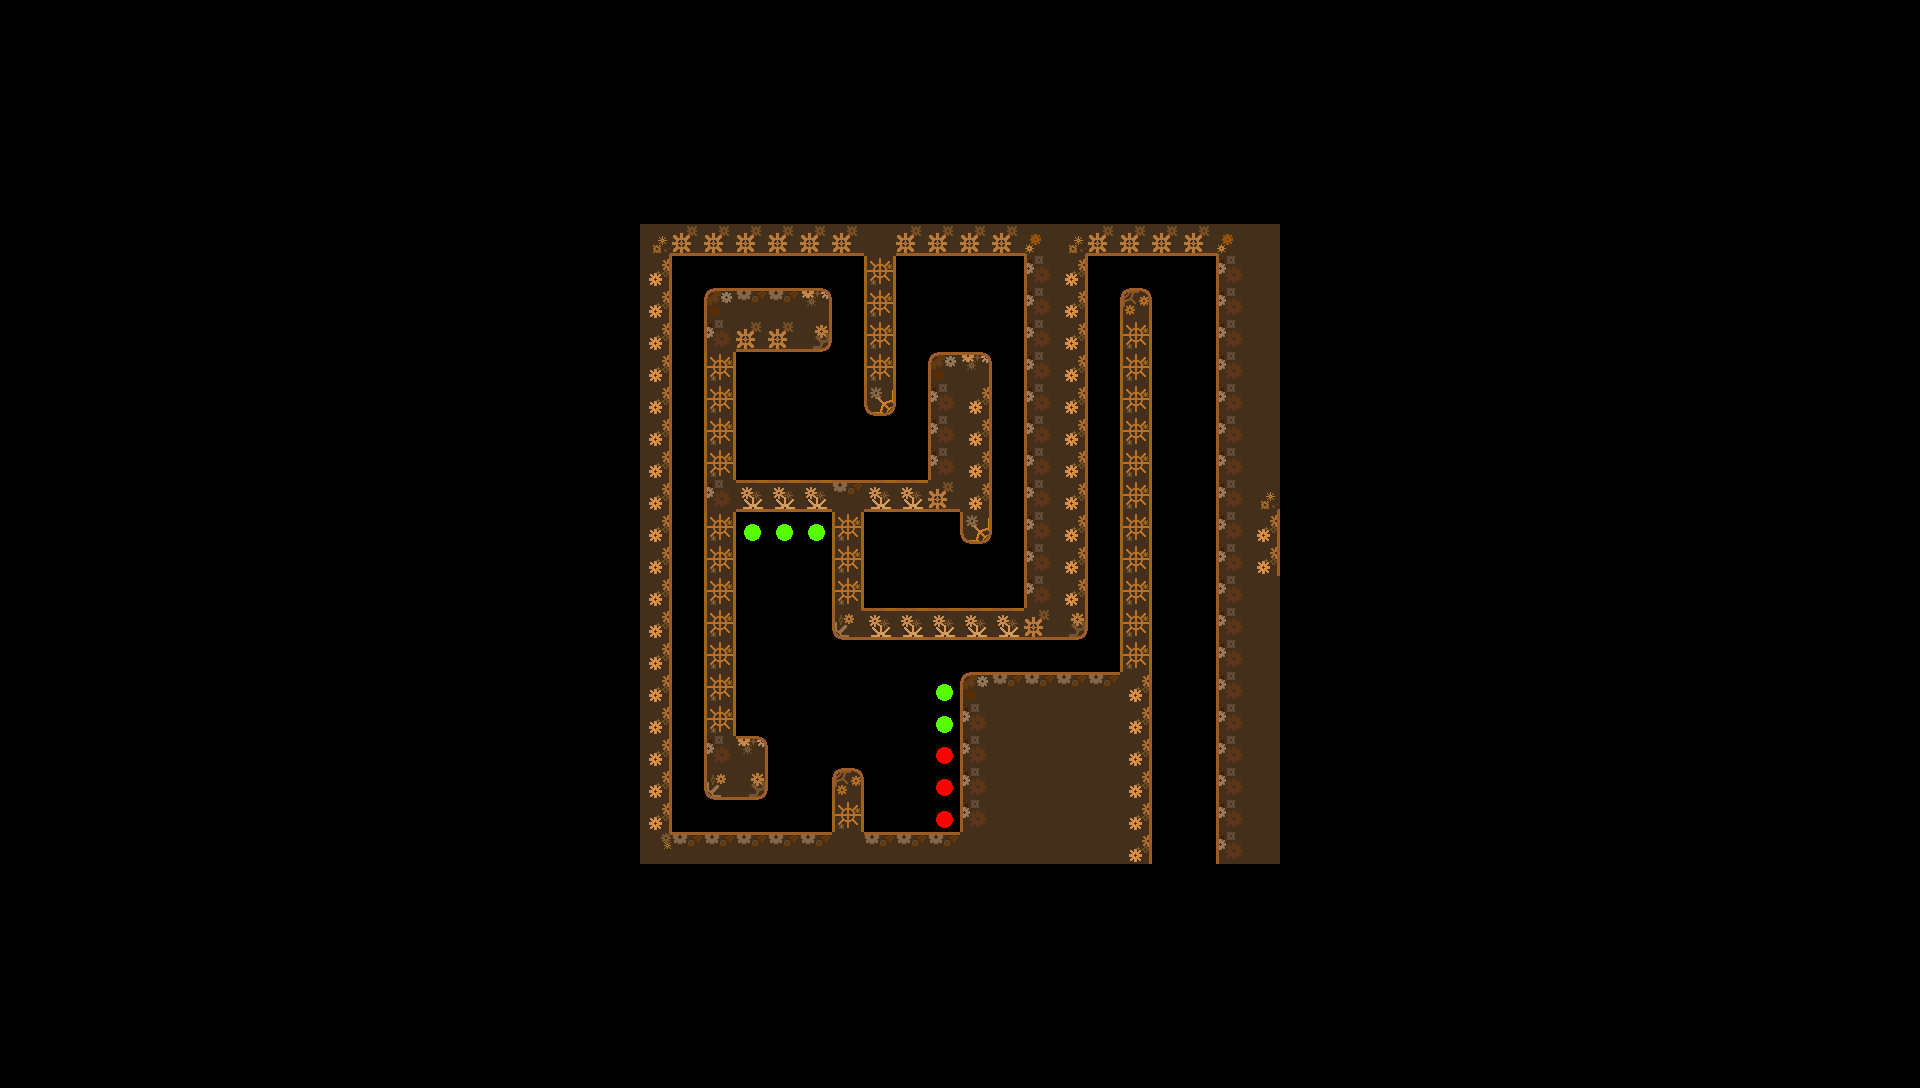

A level layout from a 2D game, rendered from its tile map. Below: a short description, then the map file with its tile-grid data intact:
An orthogonal 60x34 tile map with 32x32 px tiles, 1 tile layer (Tile Layer 1).

<map version="1.10" tiledversion="1.10.2" orientation="orthogonal" renderorder="right-down" width="60" height="34" tilewidth="32" tileheight="32" infinite="0" nextlayerid="2" nextobjectid="1">
 <tileset firstgid="1" name="edited tileset" tilewidth="32" tileheight="32" tilecount="27" columns="9">
  <image source="Assets/tile set.png" width="288" height="96" />
 </tileset>
 <layer id="1" name="Tile Layer 1" width="60" height="34">
  <data encoding="csv">
0,0,0,0,0,0,0,0,0,0,0,0,0,0,0,0,0,0,0,0,0,0,0,0,0,0,0,0,0,0,0,0,0,0,0,0,0,0,0,0,0,0,0,0,0,0,0,0,0,0,0,0,0,0,0,0,0,0,0,0,
0,0,0,0,0,0,0,0,0,0,0,0,0,0,0,0,0,0,0,0,0,0,0,0,0,0,0,0,0,0,0,0,0,0,0,0,0,0,0,0,0,0,0,0,0,0,0,0,0,0,0,0,0,0,0,0,0,0,0,0,
0,0,0,0,0,0,0,0,0,0,0,0,0,0,0,0,0,0,0,0,0,0,0,0,0,0,0,0,0,0,0,0,0,0,0,0,0,0,0,0,0,0,0,0,0,0,0,0,0,0,0,0,0,0,0,0,0,0,0,0,
0,0,0,0,0,0,0,0,0,0,0,0,0,0,0,0,0,0,0,0,0,0,0,0,0,0,0,0,0,0,0,0,0,0,0,0,0,0,0,0,0,0,0,0,0,0,0,0,0,0,0,0,0,0,0,0,0,0,0,0,
0,0,0,0,0,0,0,0,0,0,0,0,0,0,0,0,0,0,0,0,0,0,0,0,0,0,0,0,0,0,0,0,0,0,0,0,0,0,0,0,0,0,0,0,0,0,0,0,0,0,0,0,0,0,0,0,0,0,0,0,
0,0,0,0,0,0,0,0,0,0,0,0,0,0,0,0,0,0,0,0,0,0,0,0,0,0,0,0,0,0,0,0,0,0,0,0,0,0,0,0,0,0,0,0,0,0,0,0,0,0,0,0,0,0,0,0,0,0,0,0,
0,0,0,0,0,0,0,0,0,0,0,0,0,0,0,0,0,0,0,0,0,0,0,0,0,0,0,0,0,0,0,0,0,0,0,0,0,0,0,0,0,0,0,0,0,0,0,0,0,0,0,0,0,0,0,0,0,0,0,0,
0,0,0,0,0,0,0,0,0,0,0,0,0,0,0,0,0,0,0,0,16,20,20,20,20,20,20,11,20,20,20,20,17,16,20,20,20,20,17,11,0,0,0,0,0,0,0,0,0,0,0,0,0,0,0,0,0,0,0,0,
0,0,0,0,0,0,0,0,0,0,0,0,0,0,0,0,0,0,0,0,12,0,0,0,0,0,0,8,0,0,0,0,10,12,0,0,0,0,10,11,0,0,0,0,0,0,0,0,0,0,0,0,0,0,0,0,0,0,0,0,
0,0,0,0,0,0,0,0,0,0,0,0,0,0,0,0,0,0,0,0,12,0,1,2,2,3,0,8,0,0,0,0,10,12,0,15,0,0,10,11,0,0,0,0,0,0,0,0,0,0,0,0,0,0,0,0,0,0,0,0,
0,0,0,0,0,0,0,0,0,0,0,0,0,0,0,0,0,0,0,0,12,0,10,20,20,21,0,8,0,0,0,0,10,12,0,8,0,0,10,11,0,0,0,0,0,0,0,0,0,0,0,0,0,0,0,0,0,0,0,0,
0,0,0,0,0,0,0,0,0,0,0,0,0,0,0,0,0,0,0,0,12,0,8,0,0,0,0,8,0,1,3,0,10,12,0,8,0,0,10,11,0,0,0,0,0,0,0,0,0,0,0,0,0,0,0,0,0,0,0,0,
0,0,0,0,0,0,0,0,0,0,0,0,0,0,0,0,0,0,0,0,12,0,8,0,0,0,0,24,0,10,12,0,10,12,0,8,0,0,10,11,0,0,0,0,0,0,0,0,0,0,0,0,0,0,0,0,0,0,0,0,
0,0,0,0,0,0,0,0,0,0,0,0,0,0,0,0,0,0,0,0,12,0,8,0,0,0,0,0,0,10,12,0,10,12,0,8,0,0,10,11,0,0,0,0,0,0,0,0,0,0,0,0,0,0,0,0,0,0,0,0,
0,0,0,0,0,0,0,0,0,0,0,0,0,0,0,0,0,0,0,0,12,0,8,0,0,0,0,0,0,10,12,0,10,12,0,8,0,0,10,11,0,0,0,0,0,0,0,0,0,0,0,0,0,0,0,0,0,0,0,0,
0,0,0,0,0,0,0,0,0,0,0,0,0,0,0,0,0,0,0,0,12,0,10,7,7,7,2,7,7,20,12,0,10,12,0,8,0,0,10,16,0,0,0,0,0,0,0,0,0,0,0,0,0,0,0,0,0,0,0,0,
0,0,0,0,0,0,0,0,0,0,0,0,0,0,0,0,0,0,0,0,12,0,8,9,9,9,8,0,0,0,24,0,10,12,0,8,0,0,10,12,0,0,0,0,0,0,0,0,0,0,0,0,0,0,0,0,0,0,0,0,
0,0,0,0,0,0,0,0,0,0,0,0,0,0,0,0,0,0,0,0,12,0,8,0,0,0,8,0,0,0,0,0,10,12,0,8,0,0,10,12,0,0,0,0,0,0,0,0,0,0,0,0,0,0,0,0,0,0,0,0,
0,0,0,0,0,0,0,0,0,0,0,0,0,0,0,0,0,0,0,0,12,0,8,0,0,0,8,27,0,0,0,0,10,12,0,8,0,0,10,11,0,0,0,0,0,0,0,0,0,0,0,0,0,0,0,0,0,0,0,0,
0,0,0,0,0,0,0,0,0,0,0,0,0,0,0,0,0,0,0,0,12,0,8,0,0,0,22,7,7,7,7,7,20,21,0,8,0,0,10,11,0,0,0,0,0,0,0,0,0,0,0,0,0,0,0,0,0,0,0,0,
0,0,0,0,0,0,0,0,0,0,0,0,0,0,0,0,0,0,0,0,12,0,8,0,0,0,0,0,0,0,0,0,0,0,0,8,0,0,10,11,0,0,0,0,0,0,0,0,0,0,0,0,0,0,0,0,0,0,0,0,
0,0,0,0,0,0,0,0,0,0,0,0,0,0,0,0,0,0,0,0,12,0,8,0,0,0,0,0,0,9,1,2,2,2,2,12,0,0,10,11,0,0,0,0,0,0,0,0,0,0,0,0,0,0,0,0,0,0,0,0,
0,0,0,0,0,0,0,0,0,0,0,0,0,0,0,0,0,0,0,0,12,0,8,0,0,0,0,0,0,9,10,11,11,11,11,12,0,0,10,11,0,0,0,0,0,0,0,0,0,0,0,0,0,0,0,0,0,0,0,0,
0,0,0,0,0,0,0,0,0,0,0,0,0,0,0,0,0,0,0,0,12,0,10,3,0,0,0,0,0,18,10,11,11,11,11,12,0,0,10,11,0,0,0,0,0,0,0,0,0,0,0,0,0,0,0,0,0,0,0,0,
0,0,0,0,0,0,0,0,0,0,0,0,0,0,0,0,0,0,0,0,12,0,19,21,0,0,15,0,0,18,10,11,11,11,11,12,0,0,10,11,0,0,0,0,0,0,0,0,0,0,0,0,0,0,0,0,0,0,0,0,
0,0,0,0,0,0,0,0,0,0,0,0,0,0,0,0,0,0,0,0,12,0,0,0,0,0,8,0,0,18,10,11,11,11,11,12,0,0,10,11,0,0,0,0,0,0,0,0,0,0,0,0,0,0,0,0,0,0,0,0,
0,0,0,0,0,0,0,0,0,0,0,0,0,0,0,0,0,0,0,0,25,2,2,2,2,2,11,2,2,2,11,11,11,11,11,12,0,0,10,11,0,0,0,0,0,0,0,0,0,0,0,0,0,0,0,0,0,0,0,0,
0,0,0,0,0,0,0,0,0,0,0,0,0,0,0,0,0,0,0,0,0,0,0,0,0,0,0,0,0,0,0,0,0,0,0,0,0,0,0,0,0,0,0,0,0,0,0,0,0,0,0,0,0,0,0,0,0,0,0,0,
0,0,0,0,0,0,0,0,0,0,0,0,0,0,0,0,0,0,0,0,0,0,0,0,0,0,0,0,0,0,0,0,0,0,0,0,0,0,0,0,0,0,0,0,0,0,0,0,0,0,0,0,0,0,0,0,0,0,0,0,
0,0,0,0,0,0,0,0,0,0,0,0,0,0,0,0,0,0,0,0,0,0,0,0,0,0,0,0,0,0,0,0,0,0,0,0,0,0,0,0,0,0,0,0,0,0,0,0,0,0,0,0,0,0,0,0,0,0,0,0,
0,0,0,0,0,0,0,0,0,0,0,0,0,0,0,0,0,0,0,0,0,0,0,0,0,0,0,0,0,0,0,0,0,0,0,0,0,0,0,0,0,0,0,0,0,0,0,0,0,0,0,0,0,0,0,0,0,0,0,0,
0,0,0,0,0,0,0,0,0,0,0,0,0,0,0,0,0,0,0,0,0,0,0,0,0,0,0,0,0,0,0,0,0,0,0,0,0,0,0,0,0,0,0,0,0,0,0,0,0,0,0,0,0,0,0,0,0,0,0,0,
0,0,0,0,0,0,0,0,0,0,0,0,0,0,0,0,0,0,0,0,0,0,0,0,0,0,0,0,0,0,0,0,0,0,0,0,0,0,0,0,0,0,0,0,0,0,0,0,0,0,0,0,0,0,0,0,0,0,0,0,
0,0,0,0,0,0,0,0,0,0,0,0,0,0,0,0,0,0,0,0,0,0,0,0,0,0,0,0,0,0,0,0,0,0,0,0,0,0,0,0,0,0,0,0,0,0,0,0,0,0,0,0,0,0,0,0,0,0,0,0
</data>
 </layer>
</map>
